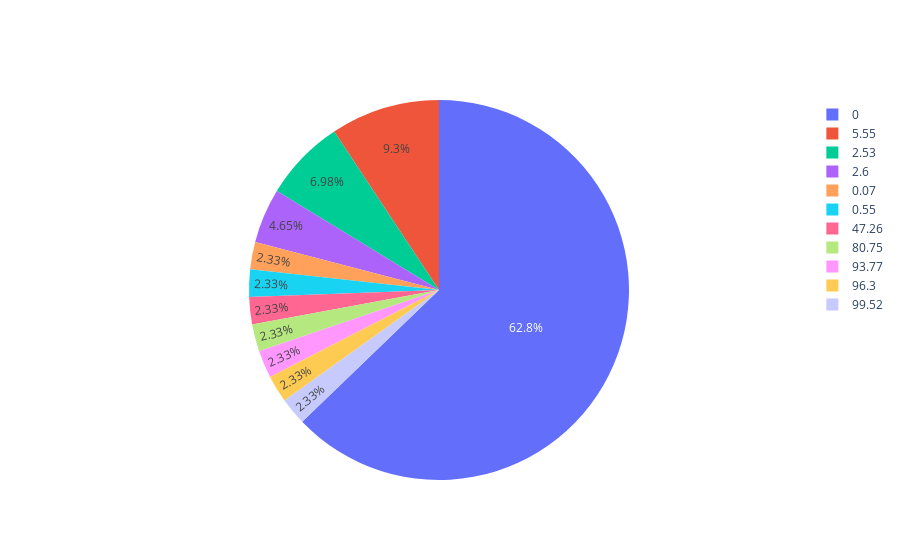

Notebook source saved alongside this figure:
### Code cell
## object columns
price_data_type_object_group = price_data_type_object.groupby("Null_Percentage").count().reset_index()
plot_pie_chart(price_data_type_object_group,"Null_Percentage","Null_Count")
price_data_type_object

### Figure 1 — Plotly figure (JSON) as saved in the notebook; plotly's stock layout.template omitted (floating-point values rounded to 4 significant figures)
{"data": [{"labels": [0, 0.07, 0.55, 2.53, 2.6, 5.55, 47.26, 80.75, 93.77, 96.3, 99.52], "type": "pie", "values": [27, 1, 1, 3, 2, 4, 1, 1, 1, 1, 1]}], "layout": {}}
